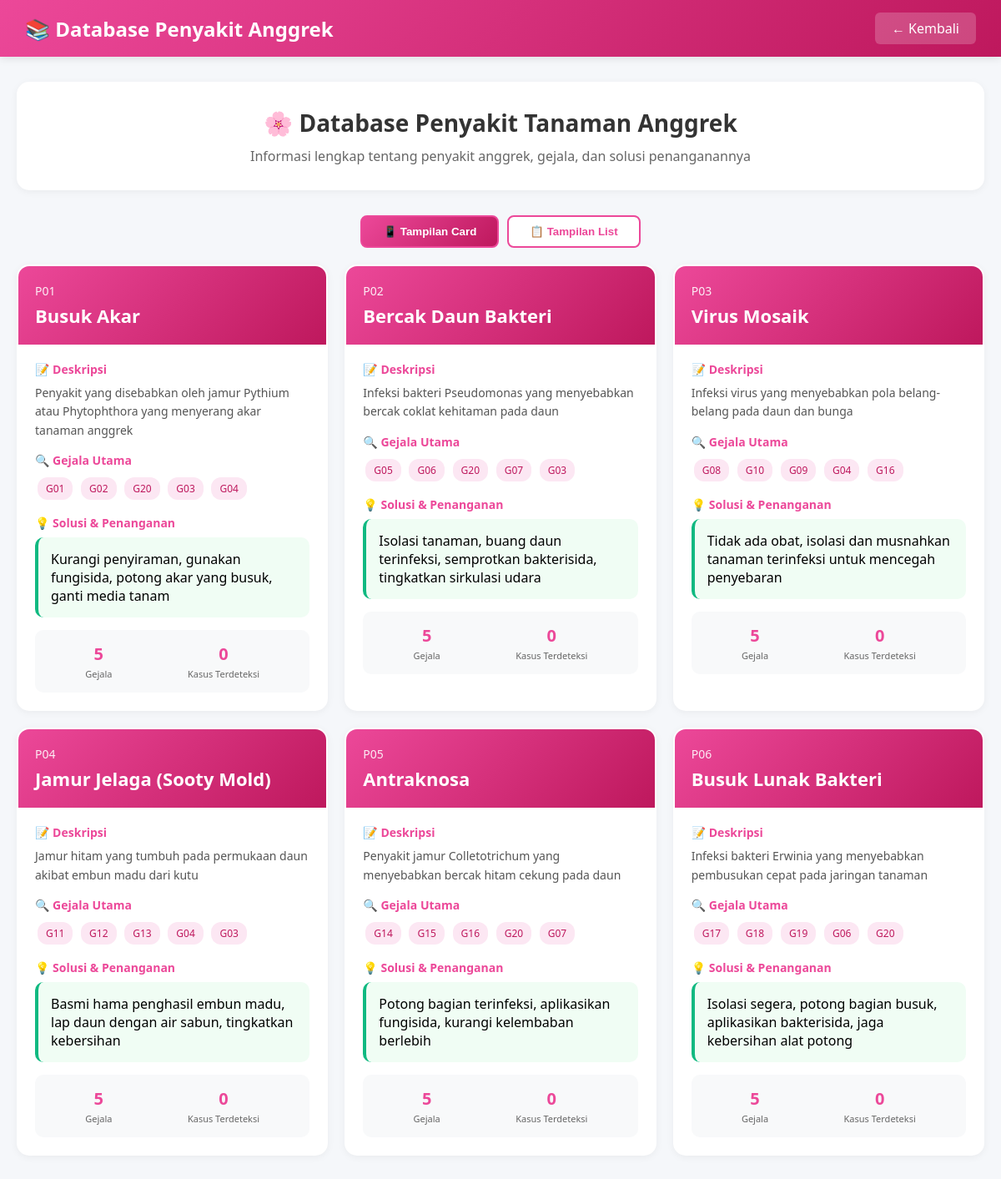
The page /data_penyakit.php (signed in) on the database its author committed.
### tables this page shows
CREATE TABLE IF NOT EXISTS penyakit (
    id INT AUTO_INCREMENT PRIMARY KEY,
    kode_penyakit VARCHAR(10) NOT NULL UNIQUE,
    nama_penyakit VARCHAR(100) NOT NULL,
    deskripsi TEXT,
    solusi TEXT,
    created_at TIMESTAMP DEFAULT CURRENT_TIMESTAMP
);

CREATE TABLE IF NOT EXISTS gejala (
    id INT AUTO_INCREMENT PRIMARY KEY,
    kode_gejala VARCHAR(10) NOT NULL UNIQUE,
    nama_gejala VARCHAR(200) NOT NULL,
    created_at TIMESTAMP DEFAULT CURRENT_TIMESTAMP
);

### data_penyakit.php (the view, shortened to what this page needs)
<?php
$conn = getConnection();
?>
<!DOCTYPE html>
<html lang="id">
<head>
</head>
<body>
    <div class="navbar">
        <div class="navbar-brand">📚 Database Penyakit Anggrek</div>
        <a href="index.php" class="btn-back">← Kembali</a>
    </div>
    <div class="container">
        <div class="header-card">
            <h1>🌸 Database Penyakit Tanaman Anggrek</h1>
            <p>Informasi lengkap tentang penyakit anggrek, gejala, dan solusi penanganannya</p>
        </div>
        <div class="view-toggle">
            <button class="toggle-btn active" onclick="switchView('card')">📱 Tampilan Card</button>
            <button class="toggle-btn" onclick="switchView('table')">📋 Tampilan List</button>
        </div>
        <div class="disease-grid" id="cardView">
            <?php
            $penyakit_list2 = $conn->query("SELECT * FROM penyakit ORDER BY kode_penyakit");
            while ($penyakit = $penyakit_list2->fetch_assoc()):
            ?>
                <?php
                $penyakit_id = $penyakit['id'];
                $gejala_query = "SELECT g.* FROM gejala g
                                JOIN penyakit_gejala pg ON g.id = pg.gejala_id
                                WHERE pg.penyakit_id = $penyakit_id
                                ORDER BY pg.probabilitas DESC
                                LIMIT 5";
                $gejala_result = $conn->query($gejala_query);
                $jumlah_gejala = $conn->query("SELECT COUNT(*) as cnt FROM penyakit_gejala WHERE penyakit_id = $penyakit_id")->fetch_assoc()['cnt'];
                $jumlah_kasus = $conn->query("SELECT COUNT(*) as cnt FROM pencatatan WHERE hasil_penyakit_id = $penyakit_id")->fetch_assoc()['cnt'];
                ?>
                <div class="disease-card">
                    <div class="disease-header">
                        <div class="disease-code"><?php echo $penyakit['kode_penyakit']; ?></div>
                        <div class="disease-name"><?php echo htmlspecialchars($penyakit['nama_penyakit']); ?></div>
                    </div>
                    <div class="disease-body">
                        <div class="section">
                            <div class="section-title">📝 Deskripsi</div>
                            <div class="section-content">
                                <?php echo htmlspecialchars($penyakit['deskripsi']); ?>
                            </div>
                        </div>
                        <div class="section">
                            <div class="section-title">🔍 Gejala Utama</div>
                            <div class="section-content">
                                <?php while ($gejala = $gejala_result->fetch_assoc()): ?>
                                    <span class="gejala-tag"><?php echo $gejala['kode_gejala']; ?></span>
                                <?php endwhile; ?>
                            </div>
                        </div>
                        <div class="section">
                            <div class="section-title">💡 Solusi & Penanganan</div>
                            <div class="solution-box">
                                <?php echo htmlspecialchars($penyakit['solusi']); ?>
                            </div>
                        </div>
                        <div class="stats-box">
                            <div class="stat-item">
                                <div class="stat-number"><?php echo $jumlah_gejala; ?></div>
                                <div class="stat-label">Gejala</div>
                            </div>
                            <div class="stat-item">
                                <div class="stat-number"><?php echo $jumlah_kasus; ?></div>
                                <div class="stat-label">Kasus Terdeteksi</div>
                            </div>
                        </div>
                    </div>
                </div>
            <?php endwhile; ?>
        </div>
    </div>
</body>
</html>

### data_penyakit.php (style rules this page uses)
* { margin: 0; padding: 0; box-sizing: border-box; }
body { font-family: 'Segoe UI', Tahoma, Geneva, Verdana, sans-serif; background: #f5f7fa; }
.navbar { background: linear-gradient(135deg, #ec4899 0%, #be185d 100%); color: white; padding: 15px 30px; display: flex; justify-content: space-between; align-items: center; box-shadow: 0 2px 10px rgba(0,0,0,0.1); }
.navbar-brand { font-size: 24px; font-weight: bold; }
.btn-back { background: rgba(255,255,255,0.2); color: white; padding: 8px 20px; border-radius: 6px; text-decoration: none; transition: all 0.3s; }
.container { max-width: 1200px; margin: 30px auto; padding: 0 20px; }
.header-card { background: white; padding: 30px; border-radius: 15px; box-shadow: 0 2px 10px rgba(0,0,0,0.05); margin-bottom: 30px; text-align: center; }
.header-card h1 { color: #333; margin-bottom: 10px; font-size: 28px; }
.header-card p { color: #666; font-size: 16px; }
.disease-grid { display: grid; grid-template-columns: repeat(auto-fill, minmax(350px, 1fr)); gap: 20px; }
.disease-card { background: white; border-radius: 15px; overflow: hidden; box-shadow: 0 2px 10px rgba(0,0,0,0.05); transition: all 0.3s; border: 2px solid transparent; }
.disease-header { background: linear-gradient(135deg, #ec4899 0%, #be185d 100%); color: white; padding: 20px; }
.disease-code { font-size: 14px; opacity: 0.9; margin-bottom: 5px; }
.disease-name { font-size: 22px; font-weight: bold; }
.disease-body { padding: 20px; }
.section { margin-bottom: 15px; }
.section-title { font-size: 14px; color: #ec4899; font-weight: 600; margin-bottom: 8px; display: flex; align-items: center; gap: 5px; }
.section-content { color: #555; line-height: 1.6; font-size: 14px; }
.gejala-tag { display: inline-block; background: #fce7f3; color: #be185d; padding: 4px 10px; border-radius: 12px; font-size: 12px; margin: 3px; }
.solution-box { background: #f0fdf4; padding: 15px; border-radius: 10px; border-left: 4px solid #10b981; }
.stats-box { background: #f8f9fa; padding: 15px; border-radius: 10px; display: flex; justify-content: space-around; margin-top: 15px; }
.stat-item { text-align: center; }
.stat-number { font-size: 20px; font-weight: bold; color: #ec4899; }
.stat-label { font-size: 11px; color: #666; margin-top: 3px; }
.view-toggle { display: flex; gap: 10px; justify-content: center; margin-bottom: 20px; }
.toggle-btn { padding: 10px 25px; border: 2px solid #ec4899; background: white; color: #ec4899; border-radius: 8px; cursor: pointer; font-weight: 600; transition: all 0.3s; }
.toggle-btn.active { background: linear-gradient(135deg, #ec4899 0%, #be185d 100%); color: white; }

### rows shown on the page
penyakit: kode_penyakit "P01", nama_penyakit "Busuk Akar", deskripsi "Penyakit yang disebabkan oleh jamur Pythium atau Phytophthora yang menyerang akar tanaman anggrek", solusi "Kurangi penyiraman, gunakan fungisida, potong akar yang busuk, ganti media tanam", jumlah_gejala "5", jumlah_kasus "0"
gejala: kode_gejala "G01"
gejala: kode_gejala "G02"
gejala: kode_gejala "G20"
gejala: kode_gejala "G03"
gejala: kode_gejala "G04"
penyakit: kode_penyakit "P02", nama_penyakit "Bercak Daun Bakteri", deskripsi "Infeksi bakteri Pseudomonas yang menyebabkan bercak coklat kehitaman pada daun", solusi "Isolasi tanaman, buang daun terinfeksi, semprotkan bakterisida, tingkatkan sirkulasi udara", jumlah_gejala "5", jumlah_kasus "0"
gejala: kode_gejala "G05"
gejala: kode_gejala "G06"
gejala: kode_gejala "G07"
penyakit: kode_penyakit "P03", nama_penyakit "Virus Mosaik", deskripsi "Infeksi virus yang menyebabkan pola belang-belang pada daun dan bunga", solusi "Tidak ada obat, isolasi dan musnahkan tanaman terinfeksi untuk mencegah penyebaran", jumlah_gejala "5", jumlah_kasus "0"
gejala: kode_gejala "G08"
gejala: kode_gejala "G10"
gejala: kode_gejala "G09"
gejala: kode_gejala "G16"
penyakit: kode_penyakit "P04", nama_penyakit "Jamur Jelaga (Sooty Mold)", deskripsi "Jamur hitam yang tumbuh pada permukaan daun akibat embun madu dari kutu", solusi "Basmi hama penghasil embun madu, lap daun dengan air sabun, tingkatkan kebersihan", jumlah_gejala "5", jumlah_kasus "0"
gejala: kode_gejala "G11"
gejala: kode_gejala "G12"
gejala: kode_gejala "G13"
penyakit: kode_penyakit "P05", nama_penyakit "Antraknosa", deskripsi "Penyakit jamur Colletotrichum yang menyebabkan bercak hitam cekung pada daun", solusi "Potong bagian terinfeksi, aplikasikan fungisida, kurangi kelembaban berlebih", id "5", jumlah_kasus "0"
gejala: kode_gejala "G14"
gejala: kode_gejala "G15"
penyakit: kode_penyakit "P06", nama_penyakit "Busuk Lunak Bakteri", deskripsi "Infeksi bakteri Erwinia yang menyebabkan pembusukan cepat pada jaringan tanaman", solusi "Isolasi segera, potong bagian busuk, aplikasikan bakterisida, jaga kebersihan alat potong", jumlah_gejala "5", jumlah_kasus "0"
gejala: kode_gejala "G17"
gejala: kode_gejala "G18"
gejala: kode_gejala "G19"
